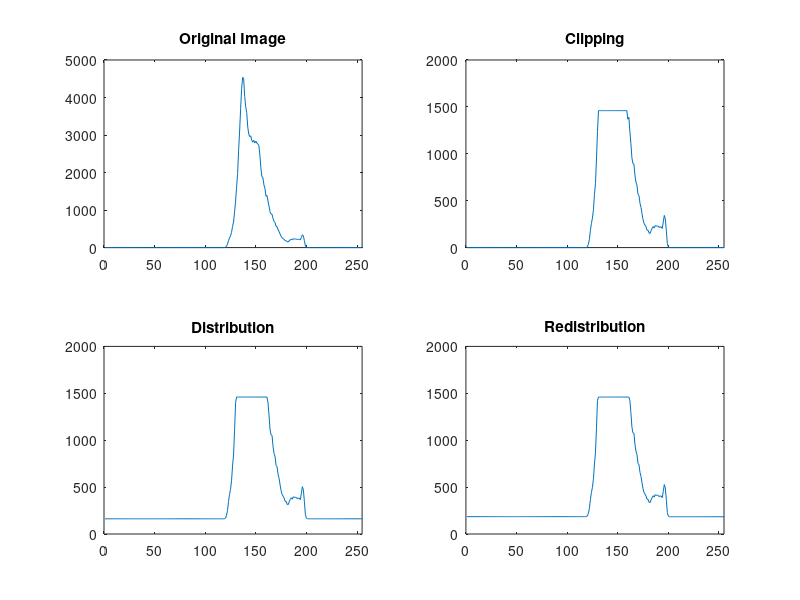
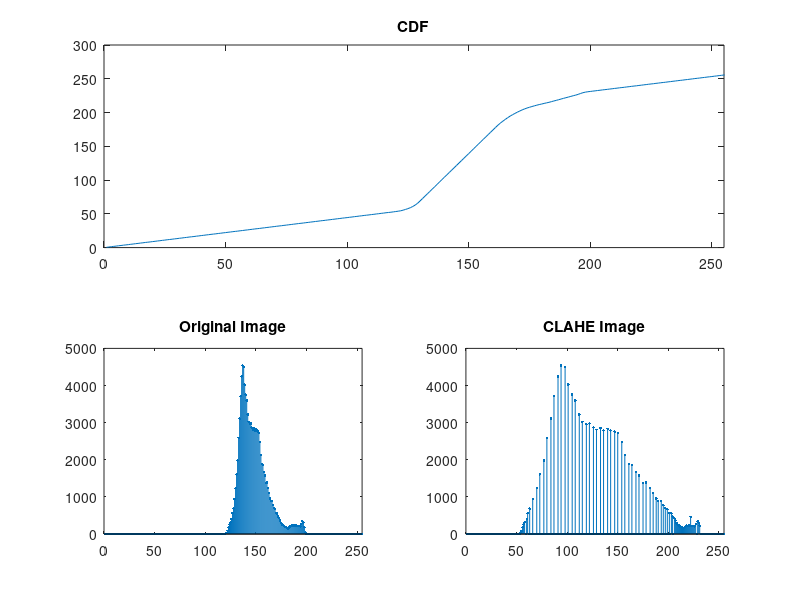

These charts were generated, in order, by the following MATLAB code:
%% Template to plot the data from the CLAHE

clc; clear all; close all;


% Read Data
ARR_LENGTH = 256;
fID = fopen('clahe_data.txt');

h_orig = fscanf(fID, '%d', ARR_LENGTH);
h_clip = fscanf(fID, '%d', ARR_LENGTH);
h_dist = fscanf(fID, '%d', ARR_LENGTH);
h_redist = fscanf(fID, '%d', ARR_LENGTH);
cdf = fscanf(fID, '%f', ARR_LENGTH);
h_clahe = fscanf(fID, '%d', ARR_LENGTH);

fclose(fID);


% Plot

% Distribution
figure();
subplot(2,2,1);
plot(h_orig); xlim([0 255]);
title('Original Image');

subplot(2,2,2);
plot(h_clip); xlim([0 255]);
title('Clipping');

subplot(2,2,3);
plot(h_dist); xlim([0 255]);
title('Distribution');

subplot(2,2,4);
plot(h_redist); xlim([0 255]);
title('Redistribution')

% Contrast enhancment
figure();
subplot(2,2,[1 2])
plot(cdf); xlim([0 255]);
title('CDF')

subplot(2,2,3);
stem(h_orig, 'Marker', '.'); xlim([0 255]);
title('Original Image')

subplot(2,2,4);
stem(h_clahe, 'Marker', '.'); xlim([0 255]);
title('CLAHE Image')